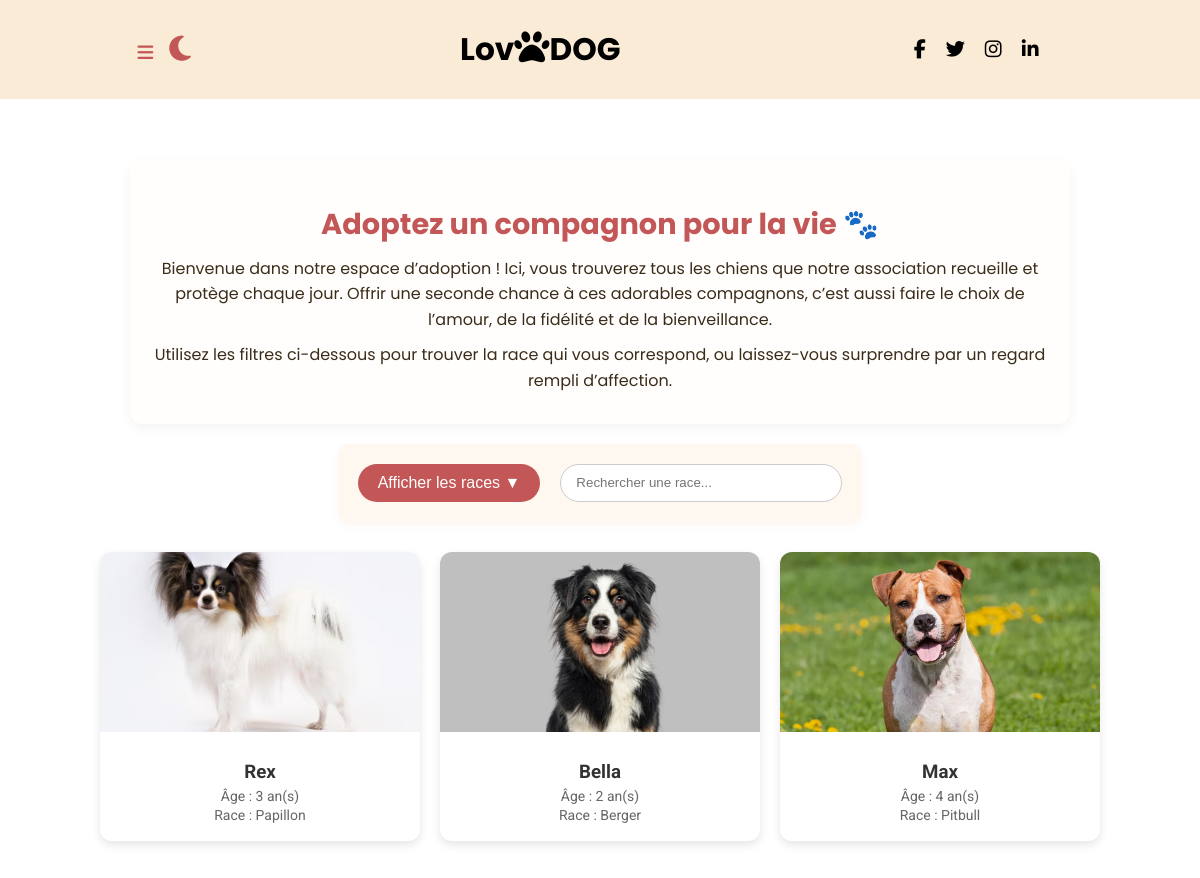
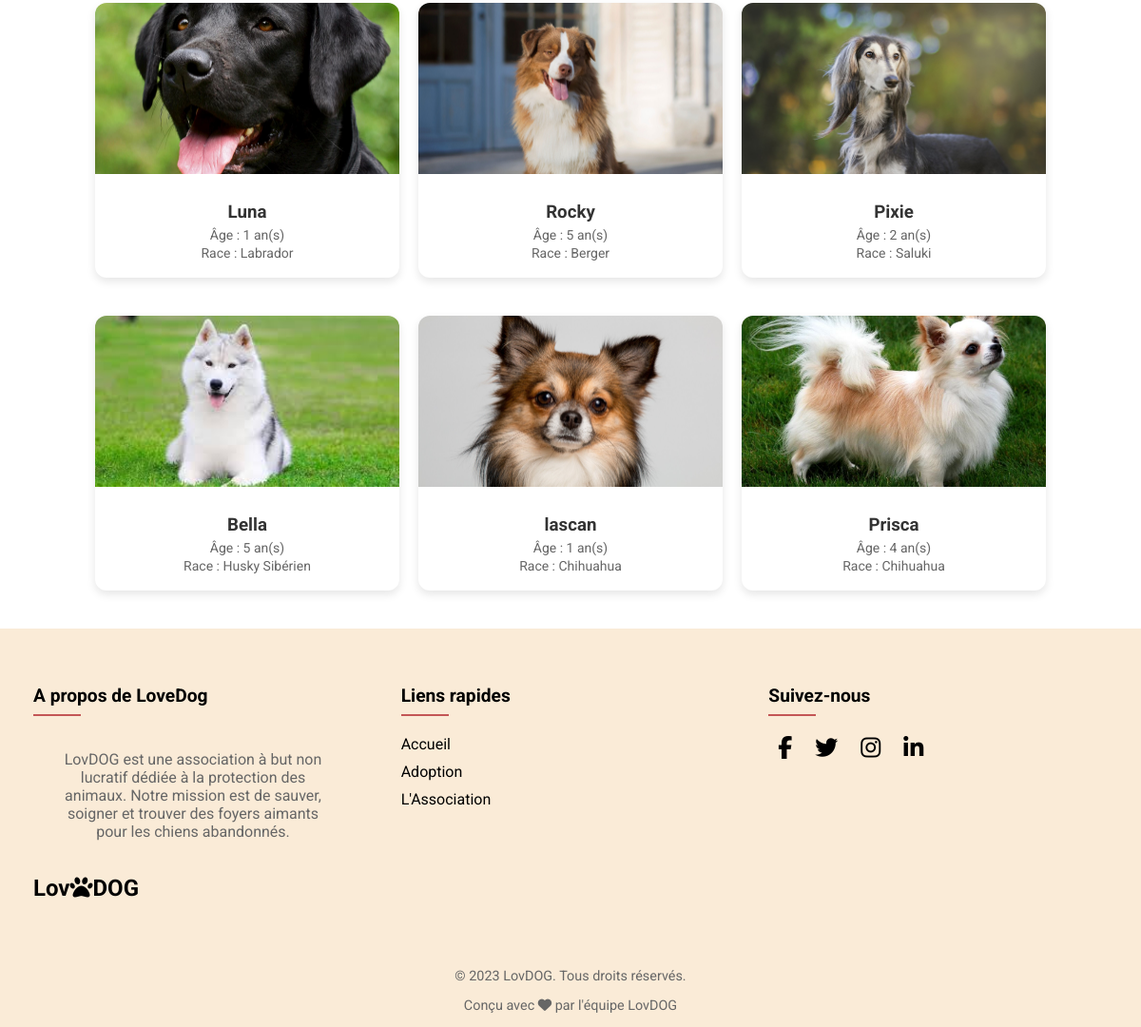
Page /pages/Adoption.php on the committed database (2 pictures, top to bottom).
### tables this page shows
CREATE TABLE `chiens` (
  `id` int NOT NULL,
  `nom` varchar(100) NOT NULL,
  `age` int NOT NULL,
  `race` varchar(100) NOT NULL,
  `photo` varchar(255) NOT NULL,
  `date_ajout` datetime DEFAULT CURRENT_TIMESTAMP,
  `etat` tinyint(1) NOT NULL DEFAULT '1'
);

### pages/Adoption.php (the view, shortened to what this page needs)
<?php include '../database/bd.php';
$stmt = $pdo->query("SELECT * FROM chiens");
$chiens = $stmt->fetchAll(PDO::FETCH_ASSOC);
?>
<!DOCTYPE html>
<html lang="en">
<head>
    <?php include '../include/links.php'?>
</head>
<body>
    <?php include '../include/header.php'?>
    <main class="main-adoption">
        <section class="intro-adoption">
            <h2>Adoptez un compagnon pour la vie 🐾</h2>
            <p>
                Bienvenue dans notre espace d’adoption ! Ici, vous trouverez tous les chiens que notre association recueille et protège chaque jour.
                Offrir une seconde chance à ces adorables compagnons, c’est aussi faire le choix de l’amour, de la fidélité et de la bienveillance.
            </p>
            <p>
                Utilisez les filtres ci-dessous pour trouver la race qui vous correspond, ou laissez-vous surprendre par un regard rempli d’affection.
            </p>
        </section>
        <div class="filtrage-container">
            <div class="filtrage-barre">
                <button id="toggle-liste" class="toggle-button">Afficher les races ▼</button>
                <input type="text" id="search-input" placeholder="Rechercher une race...">
            </div>
        </div>
            <div class="cartes-container">
                <?php foreach ($chiens as $chien): ?>
                <div class="carte-chien" data-race="<?=strtolower(htmlspecialchars($chien['race'])) ?>">
                    <img src="../assets/uploads/<?= htmlspecialchars($chien['photo']) ?>" alt="<?= htmlspecialchars($chien['nom']) ?>">
                    <div class="contenu">
                        <h3><?= htmlspecialchars($chien['nom']) ?></h3>
                        <p>Âge : <?= htmlspecialchars($chien['age']) ?> an(s)</p>
                        <p>Race : <?= htmlspecialchars($chien['race']) ?></p>
                    </div>
                </div>
                <?php endforeach; ?>
            </div>
    </main>
    <?php include '../include/footer.php'?>
</body>
</html>

### include/links.php (shortened to what this page needs)
<link
  rel="stylesheet"
  href="https://cdnjs.cloudflare.com/ajax/libs/font-awesome/6.5.0/css/all.min.css"
/>
<link rel="stylesheet" href="/1WEB/assets/css/style.css" />

### include/header.php (shortened to what this page needs)
<header class="content-nav">
  <div class="contrainer-header">
    <div class="button">
      <button class="nav-toggle" aria-label="menu de navigation">
        <i class="fa-solid fa-bars style-icon"></i>
      </button>
      <button class="darkmode-toggle" aria-label="Mode sombre">
        <i class="fa-solid fa-moon"></i>
      </button>
    </div>
    <div class="nav-logo">
      <div class="logo-content">
        <h2>Lov<i class="fa-solid fa-paw"></i>DOG</h2>
      </div>
    </div>
    <div class="social-links">
      <a href="#"><i class="fab fa-facebook-f"></i></a>
      <a href="#"><i class="fab fa-twitter"></i></a>
      <a href="#"><i class="fab fa-instagram"></i></a>
      <a href="#"><i class="fab fa-linkedin-in"></i></a>
    </div>
  </div>
</header>

### include/footer.php
<footer class="contrainer-footer">
  <div class="footer-content">
    <div class="footer-section">
      <h3>A propos de LoveDog</h3>
      <p>
        LovDOG est une association à but non lucratif dédiée à la protection des
        animaux. Notre mission est de sauver, soigner et trouver des foyers
        aimants pour les chiens abandonnés.
      </p>
      <div class="section-logo">
        <h2>Lov<i class="fa-solid fa-paw"></i>DOG</h2>
      </div>
    </div>
    <div class="footer-section">
      <h3>Liens rapides</h3>
      <div class="footer-link">
        <a href="../index.php">Accueil</a>
        <a href="/1WEB/pages/Adoption.php">Adoption</a>
        <a href="/1WEB/pages/lassociation.php">L'Association</a>
      </div>
    </div>
    <div class="footer-section">
      <h3>Suivez-nous</h3>
      <div class="footer-social">
        <a href="#"><i class="fab fa-facebook-f"></i></a>
        <a href="#"><i class="fab fa-twitter"></i></a>
        <a href="#"><i class="fab fa-instagram"></i></a>
        <a href="#"><i class="fab fa-linkedin-in"></i></a>
      </div>
    </div>
  </div>
  <div class="footer-bottom">
    <p>&copy; 2023 LovDOG. Tous droits réservés.</p>
    <p>Conçu avec <i class="fa-solid fa-heart"></i> par l'équipe LovDOG</p>
  </div>
</footer>

### assets/css/style.css (style rules this page uses)
body { font-family: "Roboto", sans-serif; top: 0; padding: 0; display: flex; flex-direction: column; margin: 0; }
.content-nav { display: flex; flex-direction: row; background-color: antiquewhite; position: sticky; top: 0; z-index: 1000; }
.contrainer-header { display: flex; flex-direction: row; justify-content: space-around; align-items: center; width: 100%; }
.nav-toggle { background: none; border: none; cursor: pointer; font-size: 1.8rem; }
.darkmode-toggle { background: none; border: none; cursor: pointer; color: #c35656; font-size: 1.8rem; }
.style-icon { font-size: large; color: rgb(195, 86, 86); transition: transform 0.3s ease; }
.logo-content { display: flex; flex-direction: row; align-items: center; font-size: 1.3rem; font-family: "Poppins", sans-serif; font-weight: bold; }
.logo-content i { font-size: 2.2rem; }
.social-links { display: flex; flex-direction: row; justify-content: space-around; align-items: center; }
.social-links a { text-decoration: none; color: black; font-size: 1.2rem; margin: 0 10px; }
.social-links { display: flex; flex-direction: row; justify-content: center; align-items: center; padding: 20px; }
.main-adoption { display: flex; flex-direction: column; align-items: center; padding: 30px; }
.intro-adoption { max-width: 900px; margin: 30px auto 20px; padding: 20px; background: #fffefc; border-radius: 12px; box-shadow: 0 4px 12px rgba(0, 0, 0, 0.05); text-align: center; font-family: 'Poppins', sans-serif; color: #3a2c1a; }
.intro-adoption h2 { font-size: 1.8rem; color: #c35656; margin-bottom: 10px; }
.intro-adoption p { font-size: 1rem; line-height: 1.6; margin: 10px 0; }
.filtrage-container { display: flex; flex-direction: column; align-items: center; background: #fff8f0; padding: 20px; border-radius: 12px; margin-bottom: 20px; box-shadow: 0 4px 8px rgba(195, 86, 86, 0.05); }
.filtrage-barre { display: flex; justify-content: center; gap: 20px; flex-wrap: wrap; width: 100%; }
.toggle-button { background: #c35656; color: white; padding: 10px 20px; border: none; border-radius: 20px; cursor: pointer; font-size: 1rem; transition: background 0.3s ease; }
#search-input { padding: 10px 15px; border-radius: 20px; border: 1px solid #ccc; width: 250px; }
.cartes-container { display: flex; flex-wrap: wrap; justify-content: center; gap: 20px; width: 100%; }
.carte-chien { flex: 1 1 300px; max-width: 320px; min-width: 320px; margin: 10px 0; background: #fff; border-radius: 12px; box-shadow: 0 4px 10px rgba(0, 0, 0, 0.1); overflow: hidden; transition: transform 0.2s; }
.carte-chien img { width: 100%; height: 180px; object-fit: cover; }
.carte-chien .contenu { padding: 15px; text-align: center; }
.carte-chien h3 { margin: 10px 0 5px; color: #333; }
.carte-chien p { margin: 3px 0; color: #666; font-size: 14px; }
.contrainer-footer { background-color: antiquewhite; color: black; padding: 40px 0 0; font-family: "Roboto", sans-serif; }
.footer-content { max-width: 1200px; margin: 0 auto; padding: 0 20px; display: flex; flex-wrap: wrap; justify-content: space-between; }
.footer-section { flex: 1; flex-direction: row; min-width: 200px; margin-bottom: 30px; padding: 0 15px; }
.footer-section h3 { margin-bottom: 20px; font-size: 1.2rem; position: relative; padding-bottom: 10px; width: fit-content; }
.footer-section P { color: #666; max-width: 300px; text-align: center; padding: 16px 18px; }
.footer-section h3::after { content: ""; position: absolute; left: 0; bottom: 0; width: 50px; height: 2px; background-color: #c35656; }
.section-logo { max-width: 150px; margin-top: 15px; }
.footer-link a { display: flex; flex-direction: column; margin: 10px 0; align-items: start; text-decoration: none; color: black; }
.footer-social a { margin: 0 10px; color: black; font-size: 1.5rem; }
.footer-bottom { text-align: center; margin-top: 20px; font-size: 0.9rem; color: #666; }

### rows in the picture
chiens: photo (picture), nom "Rex", age "3", race "Papillon"
chiens: photo (picture), nom "Bella", age "2", race "Berger"
chiens: photo (picture), nom "Max", age "4", race "Pitbull"
chiens: photo (picture), nom "Luna", age "1", race "Labrador"
chiens: photo+nom (picture), nom "Rocky", age "5", race "Berger"
chiens: photo (picture), nom "Pixie", age "2", race "Saluki"
chiens: photo (picture), nom "Bella", age "5", race "Husky Sibérien"
chiens: photo (picture), nom "lascan", age "1", race "Chihuahua"
chiens: photo (picture), nom "Prisca", age "4", race "Chihuahua"
